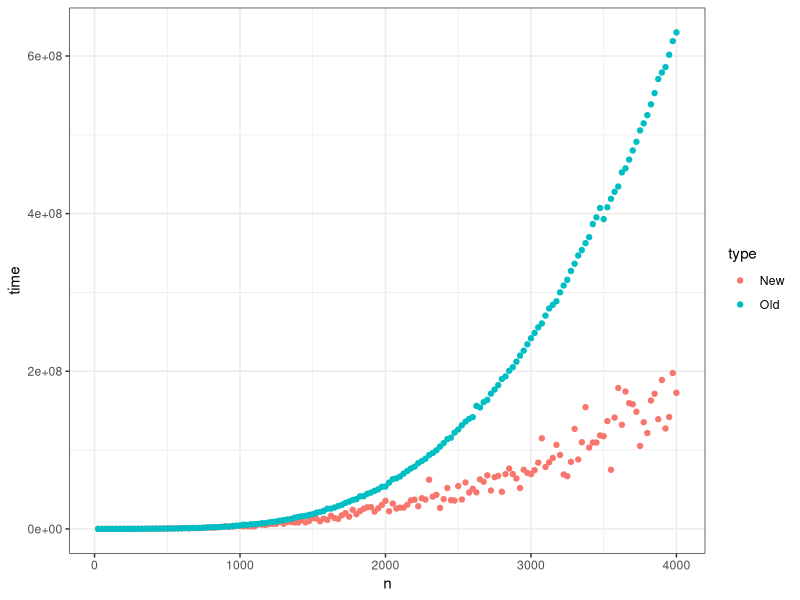

Source code (R):
library(ggplot2)
library(ggthemes)

dataNew = read.table("../data/testResultsPFNew.txt", head = TRUE, stringsAsFactors = FALSE)
dataOld = read.table("../data/testResultsPFOld.txt", head = TRUE, stringsAsFactors = FALSE)

dataAll = rbind(dataNew, dataOld)

partitionTimePlot = ggplot(data=dataAll, aes(x=n, y=time, color=type)) + geom_point() +
  theme_bw()